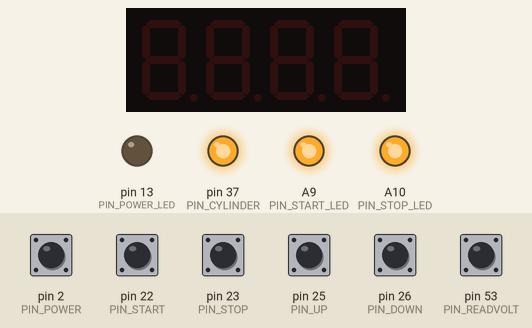
A sketch run on a simulated Arduino Mega 2560, built with avr-gcc and run on an emulated ATmega2560. On the bench: 4-digit seven-segment display, output pins drawn as LEDs (lit = HIGH). Dashed ring = blinking. The inputs (shaded band) are chosen by the test bench; at power-on: pin 2 (PIN_POWER), pin 22 (PIN_START), pin 23 (PIN_STOP), pin 25 (PIN_UP), pin 26 (PIN_DOWN), pin 53 (PIN_READVOLT) HIGH. Pins used as bus, display or sensor lines are not drawn.

Above: at 1.2 s.
1.3 s: pin 2 (PIN_POWER) pulled LOW for 1 s
At 3.3 s:
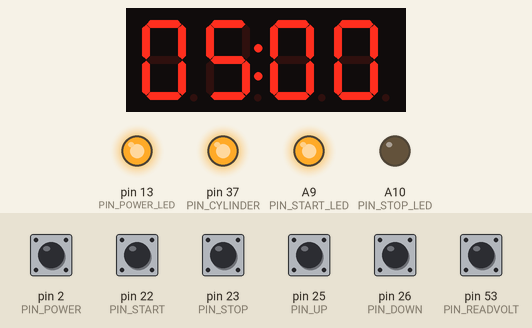
3.8 s: pin 22 (PIN_START) pulled LOW for 0.15 s
At 5.7 s:
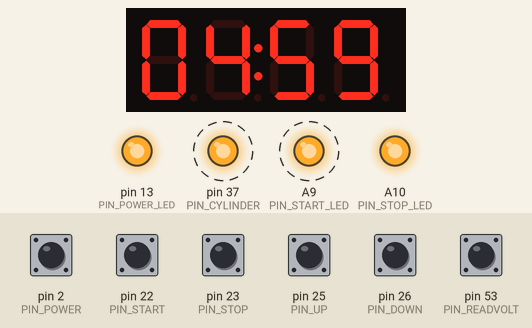
6.9 s: pin 23 (PIN_STOP) pulled LOW for 0.15 s
At 7.9 s:
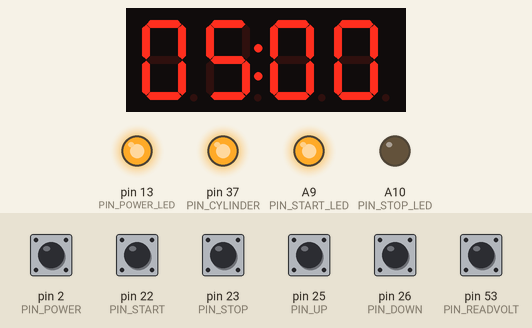
8.5 s: pin 25 (PIN_UP) pulled LOW for 1 s
At 9.35 s:
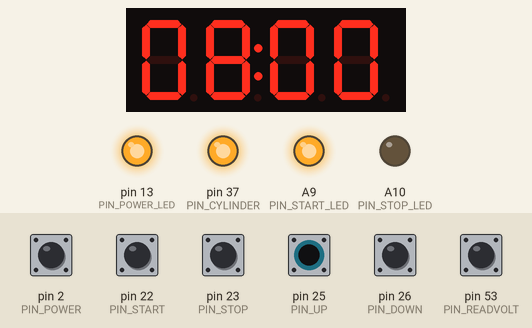
11.0 s: pin 22 (PIN_START) pulled LOW for 1 s
At 11.9 s:
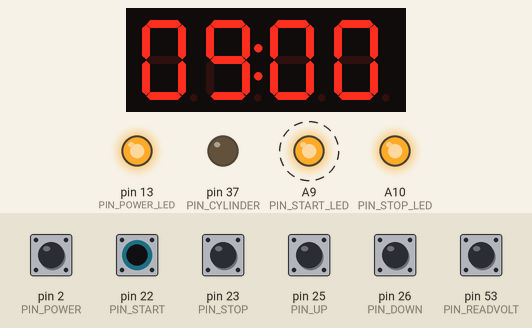
14.0 s: pin 23 (PIN_STOP) pulled LOW for 1 s
At 15.3 s:
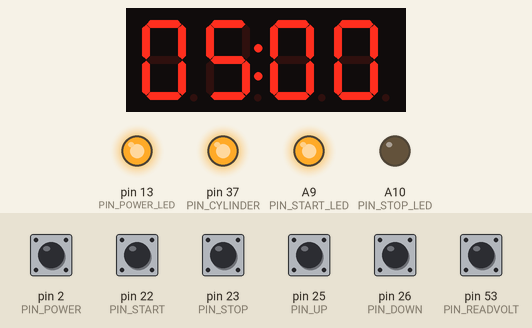
Timing chart, 0 to 17.0 s (numbered marks = the images above; inputs shaded):
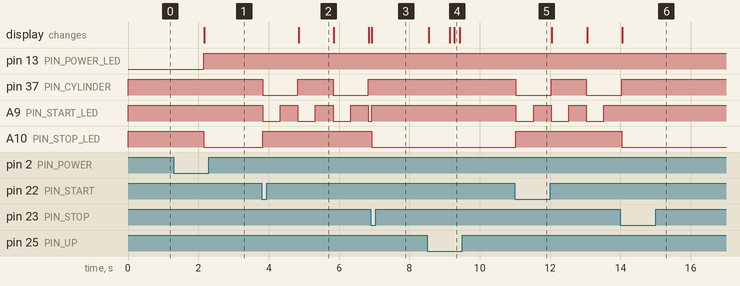

Measured:
- after the input at 1.3 s, pin 13 (PIN_POWER_LED): LOW → HIGH after 0.85 s; A10 (PIN_STOP_LED): HIGH → LOW after 0.85 s; the display: changes after 0.87 s (image 1)
- after the input at 3.8 s, pin 37 (PIN_CYLINDER): alternates HIGH for 1.0 s and LOW for 1.0 s, starting at once; A9 (PIN_START_LED): alternates HIGH for 0.50 s and LOW for 0.50 s, starting at once; A10 (PIN_STOP_LED): LOW → HIGH at once; the display: changes after 1.1 s (image 2)
- after the input at 6.9 s, pin 37 (PIN_CYLINDER): stays HIGH (without the input it goes to LOW after 0.93 s); A10 (PIN_STOP_LED): HIGH → LOW at once; the display: changes at once (image 3)
- after the input at 8.5 s, the display: first changes after 0.05 s (image 4 shows a later state)
- after the input at 11.0 s, pin 37 (PIN_CYLINDER): HIGH → LOW at once, → HIGH 1.0 s later, → LOW 1.0 s later; A9 (PIN_START_LED): alternates HIGH for 0.50 s and LOW for 0.50 s, starting at once; A10 (PIN_STOP_LED): LOW → HIGH at once
- after the input at 14.0 s, pin 37 (PIN_CYLINDER): goes on until 14.0 s, then stays HIGH; A9 (PIN_START_LED): stops changing and stays HIGH; A10 (PIN_STOP_LED): HIGH → LOW at once

The sketch:

WasherTimer.ino
```cpp
#include <Arduino.h>
#include "OneButton.h"
#include <TM1637Display.h>

const uint8_t PIN_POWER      = 2;
const uint8_t PIN_POWER_HOLD = 27;  // PA5, HIGH keeps the board powered after the power button is released
const uint8_t PIN_POWER_LED  = 13;
const uint8_t PIN_READVOLT   = 53;
const uint8_t PIN_CLK        = 21;  // PD0
const uint8_t PIN_DIO        = 20;  // PD1
const uint8_t PIN_BUZZER     = 10;  // PB4
const uint8_t PIN_UP         = 25;  // PA3
const uint8_t PIN_DOWN       = 26;  // PA4
const uint8_t PIN_STOP       = 23;  // PA1
const uint8_t PIN_START      = 22;  // PA0
const uint8_t PIN_CYLINDER   = 37;  // PC0 (CYLINDER1, P11). P12 = 36 (PC1), P13 = 35 (PC2)
const uint8_t PIN_START_LED  = A9;   // PK1 (LED1)
const uint8_t PIN_STOP_LED   = A10;  // PK2 (LED2)
const uint8_t LED_ON         = LOW;  // LEDs are active-low

const int DEFAULT_SEC = 300;
const int MIN_SEC     = 60;
const int MAX_SEC     = 1800;
const int STEP_SEC    = 60;

const unsigned long DEBOUNCE_MS        = 30;
const unsigned long REPEAT_DELAY_MS    = 600;
const unsigned long REPEAT_INTERVAL_MS = 150;
const unsigned long CYLINDER_PERIOD_MS = 1000;
const unsigned long START_BLINK_MS     = 500;
const unsigned long DONE_PHASE_MS      = 1000;
const uint8_t       DONE_REPEAT        = 3;
const unsigned int  BUZZER_HZ          = 2500;
const uint8_t       FND_BRIGHTNESS     = 2;
const bool          DIGITS_REVERSED    = false;  // set true if "1234" shows up as "4321"

const uint8_t SEG_DONE[] = {
  SEG_B | SEG_C | SEG_D | SEG_E | SEG_G,           // d
  SEG_A | SEG_B | SEG_C | SEG_D | SEG_E | SEG_F,   // O
  SEG_C | SEG_E | SEG_G,                           // n
  SEG_A | SEG_D | SEG_E | SEG_F | SEG_G            // E
};

struct Button {
  uint8_t pin;
  bool pressed;
  bool lastRaw;
  unsigned long changedAt;
  unsigned long nextRepeat;
};

void buttonInit(Button &b) {
  pinMode(b.pin, INPUT_PULLUP);
  b.pressed = false;
  b.lastRaw = false;
  b.changedAt = 0;
  b.nextRepeat = 0;
}

bool buttonPressed(Button &b, unsigned long now) {
  bool raw = (digitalRead(b.pin) == LOW);
  if (raw != b.lastRaw) {
    b.lastRaw = raw;
    b.changedAt = now;
  }
  if (raw != b.pressed && now - b.changedAt >= DEBOUNCE_MS) {
    b.pressed = raw;
    if (raw) {
      b.nextRepeat = now + REPEAT_DELAY_MS;
      return true;
    }
  }
  return false;
}

bool buttonPressedOrRepeat(Button &b, unsigned long now) {
  if (buttonPressed(b, now)) return true;
  if (b.pressed && (long)(now - b.nextRepeat) >= 0) {
    b.nextRepeat += REPEAT_INTERVAL_MS;
    return true;
  }
  return false;
}

enum State { STATE_OFF, STATE_IDLE, STATE_RUNNING, STATE_DONE };

OneButton powerButton(PIN_POWER, true);
TM1637Display display(PIN_CLK, PIN_DIO);

Button btnUp    = { PIN_UP };
Button btnDown  = { PIN_DOWN };
Button btnStop  = { PIN_STOP };
Button btnStart = { PIN_START };

State state = STATE_OFF;
int count = DEFAULT_SEC;
int shownCount = -1;

unsigned long secondTimer   = 0;
unsigned long cylinderTimer = 0;
unsigned long blinkTimer    = 0;
unsigned long doneTimer     = 0;
uint8_t donePhase = 0;
bool cylinderOn = true;
bool startLedOn = false;

void setCylinder(bool on) {
  cylinderOn = on;
  digitalWrite(PIN_CYLINDER, on ? HIGH : LOW);
}

void setLeds(bool startLed, bool stopLed) {
  startLedOn = startLed;
  digitalWrite(PIN_START_LED, startLed ? LED_ON : !LED_ON);
  digitalWrite(PIN_STOP_LED, stopLed ? LED_ON : !LED_ON);
}

// Writes 4 digits left to right, flipping the order if the FND is wired reversed
void writeDigits(const uint8_t segs[4]) {
  uint8_t out[4];
  for (uint8_t i = 0; i < 4; i++) {
    out[i] = segs[DIGITS_REVERSED ? 3 - i : i];
  }
  display.setSegments(out);
}

// TM1637 writes are slow, so only redraw when the value changes
void showTime(int sec) {
  if (sec == shownCount) return;
  shownCount = sec;
  int mm = sec / 60;
  int ss = sec % 60;
  uint8_t segs[4] = {
    display.encodeDigit(mm / 10),
    (uint8_t)(display.encodeDigit(mm % 10) | 0x80),  // DP separates MM and SS
    display.encodeDigit(ss / 10),
    display.encodeDigit(ss % 10),
  };
  writeDigits(segs);
}

void enterOff() {
  state = STATE_OFF;
  count = DEFAULT_SEC;
  noTone(PIN_BUZZER);
  setCylinder(true);
  setLeds(false, false);
  digitalWrite(PIN_POWER_LED, LOW);
  digitalWrite(PIN_POWER_HOLD, LOW);  // power is cut when the button is released
  display.setBrightness(FND_BRIGHTNESS, false);
  display.clear();
  shownCount = -1;
}

void enterIdle() {
  state = STATE_IDLE;
  count = DEFAULT_SEC;
  noTone(PIN_BUZZER);
  setCylinder(true);
  setLeds(false, true);
  digitalWrite(PIN_POWER_LED, HIGH);
  digitalWrite(PIN_POWER_HOLD, HIGH);
  display.setBrightness(FND_BRIGHTNESS, true);
  shownCount = -1;
  showTime(count);
}

void enterRunning(unsigned long now) {
  state = STATE_RUNNING;
  secondTimer = now;
  cylinderTimer = now;
  blinkTimer = now;
  setCylinder(false);
  setLeds(true, false);
}

void doneStep() {
  if (donePhase % 2 == 0) {
    writeDigits(SEG_DONE);
    tone(PIN_BUZZER, BUZZER_HZ, DONE_PHASE_MS);
  } else {
    display.clear();
    noTone(PIN_BUZZER);
  }
  shownCount = -1;
}

void enterDone(unsigned long now) {
  state = STATE_DONE;
  setCylinder(true);
  setLeds(false, true);
  donePhase = 0;
  doneTimer = now;
  doneStep();
}

void powerOnOff() {
  if (digitalRead(PIN_READVOLT) != HIGH) return;
  if (state == STATE_OFF) enterIdle();
  else enterOff();
}

void setup() {
  pinMode(PIN_POWER_HOLD, OUTPUT);
  pinMode(PIN_POWER_LED, OUTPUT);
  pinMode(PIN_READVOLT, INPUT_PULLUP);
  pinMode(PIN_BUZZER, OUTPUT);
  pinMode(PIN_CYLINDER, OUTPUT);
  pinMode(PIN_START_LED, OUTPUT);
  pinMode(PIN_STOP_LED, OUTPUT);

  buttonInit(btnUp);
  buttonInit(btnDown);
  buttonInit(btnStop);
  buttonInit(btnStart);

  powerButton.attachLongPressStart(powerOnOff);

  enterOff();
}

void loop() {
  powerButton.tick();

  unsigned long now = millis();

  // Read every loop regardless of state to keep debounce state current
  bool upHit    = buttonPressedOrRepeat(btnUp, now);
  bool downHit  = buttonPressedOrRepeat(btnDown, now);
  bool stopHit  = buttonPressed(btnStop, now);
  bool startHit = buttonPressed(btnStart, now);

  switch (state) {
    case STATE_OFF:
      break;

    case STATE_IDLE:
      if (upHit)   count = min(count + STEP_SEC, MAX_SEC);
      if (downHit) count = max(count - STEP_SEC, MIN_SEC);
      if (stopHit) count = DEFAULT_SEC;
      showTime(count);
      if (startHit) enterRunning(now);
      break;

    case STATE_RUNNING:
      if (stopHit) {
        enterIdle();
        break;
      }
      if (now - secondTimer >= 1000) {
        secondTimer += 1000;
        count--;
        if (count <= 0) {
          count = 0;
          showTime(0);
          enterDone(now);
          break;
        }
      }
      if (now - cylinderTimer >= CYLINDER_PERIOD_MS) {
        cylinderTimer += CYLINDER_PERIOD_MS;
        setCylinder(!cylinderOn);
      }
      if (now - blinkTimer >= START_BLINK_MS) {
        blinkTimer += START_BLINK_MS;
        setLeds(!startLedOn, false);
      }
      showTime(count);
      break;

    case STATE_DONE:
      if (stopHit) {
        enterIdle();
        break;
      }
      if (now - doneTimer >= DONE_PHASE_MS) {
        doneTimer += DONE_PHASE_MS;
        donePhase++;
        if (donePhase >= DONE_REPEAT * 2) enterIdle();
        else doneStep();
      }
      break;
  }
}
```
